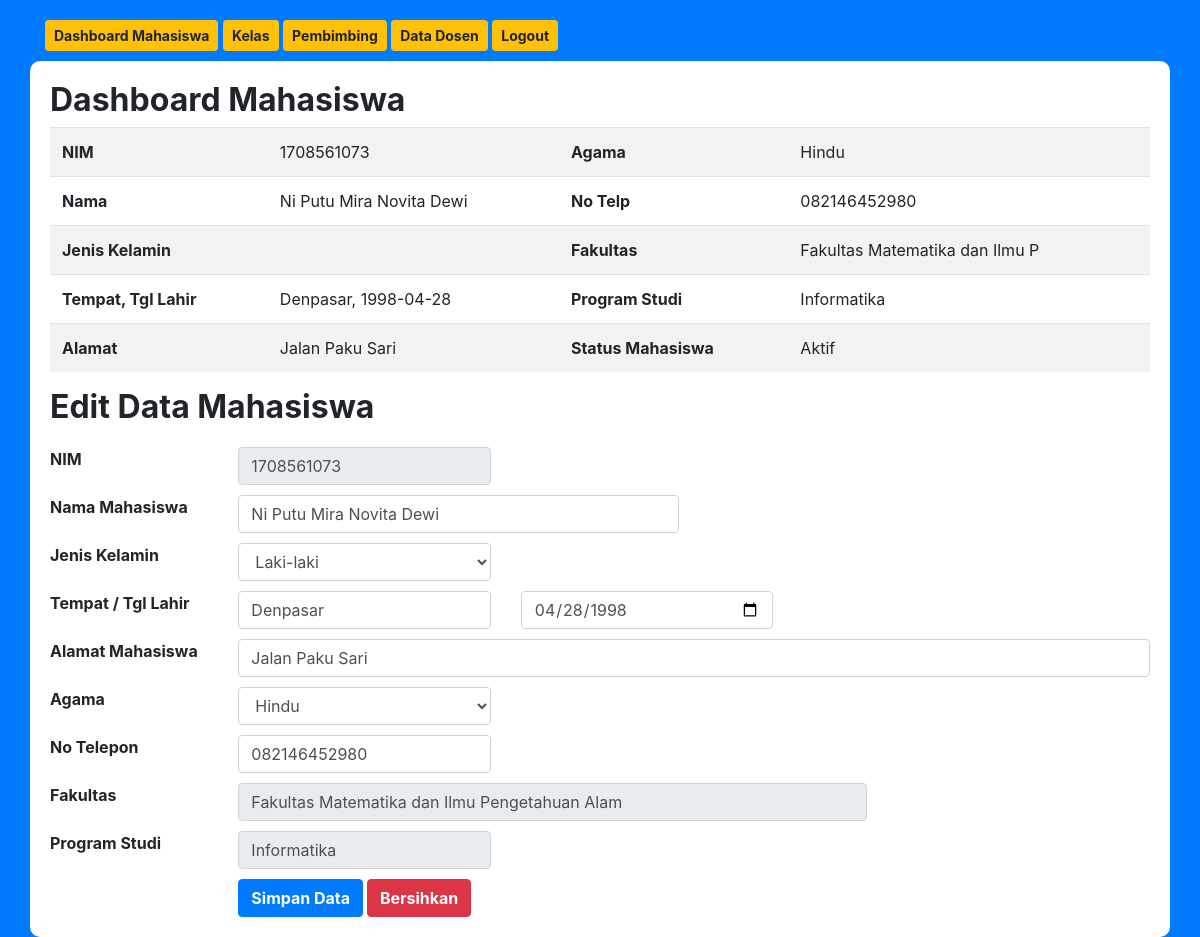
The page /mhsEditProfile.php (signed in) on the database its author committed.
### tables this page shows
CREATE TABLE `mahasiswa` (
  `nim` varchar(10) NOT NULL,
  `nama` varchar(50) DEFAULT NULL,
  `jk` enum('P','L') DEFAULT NULL,
  `tmp_lahir` varchar(30) DEFAULT NULL,
  `tgl_lahir` date DEFAULT NULL,
  `alamat` varchar(100) DEFAULT NULL,
  `agama` varchar(10) DEFAULT NULL,
  `no_telp` varchar(15) DEFAULT NULL,
  `fakultas` varchar(30) DEFAULT NULL,
  `prodi` varchar(30) DEFAULT NULL,
  `status_mhs` varchar(20) DEFAULT NULL
);

### mhsEditProfile.php (the view, shortened to what this page needs)
<?php
$id     = $_SESSION['idUser'];
?>
<!doctype html>
<html lang="en">
  <head>
    <link rel="stylesheet" type="text/css" href="css/bootstrap.min.css">
    <link rel="stylesheet" type="text/css" href="css/style.css">
  </head>
  <body>
    <div class="container" style="margin-top:20px;">
        <a href="mhsDashboard.php"><button class="btn btn-warning btn-sm"><b>Dashboard Mahasiswa</b></button></a>
        <a href="mhsKelas.php"><button class="btn btn-warning btn-sm"><b>Kelas</b></button></a>
        <a href="mhsPembimbing.php"><button class="btn btn-warning btn-sm"><b>Pembimbing</b></button></a>
        <a href="mhsViewDosen.php"><button class="btn btn-warning btn-sm"><b>Data Dosen</b></button></a>
        <a href="logout.php"><button class="btn btn-warning btn-sm"><b>Logout</b></button></a>
    </div>
    <div class="container" style="background: #fff; padding: 20px; border-radius: 10px; margin-top: 10px;">
    <h2><b>Dashboard Mahasiswa</b></h2>
    <?php
            include 'connect.php';
            $getData    = mysqli_query($conn, "SELECT nim, nama, jk, tmp_lahir, tgl_lahir, alamat, agama, no_telp, fakultas, prodi, status_mhs FROM mahasiswa WHERE nim='$id'");
            $data       = mysqli_fetch_array($getData);
            $nim        = $data['nim'];
            $nama       = $data['nama'];
            $jk         = $data['jk'];
            $tmp_lahir  = $data['tmp_lahir'];
            $tgl_lahir  = $data['tgl_lahir'];
            $alamat     = $data['alamat'];
            $agama      = $data['agama'];
            $no_telp    = $data['no_telp'];
            $fakultas   = $data['fakultas'];
            $prodi      = $data['prodi'];
            $status_mhs = $data['status_mhs'];
        ?>
        <table class="table table-striped">
            <tr>
                <th>NIM</th>
                <td><?php echo $nim; ?></td>
                <th>Agama</th>
                <td><?php echo $agama; ?></td>
            </tr>
            <tr>
                <th>Nama</th>
                <td><?php echo $nama; ?></td>
                <th>No Telp</th>
                <td><?php echo $no_telp; ?></td>
            </tr>
            <tr>
                <th>Jenis Kelamin</th>
                <td><?php echo $jk; ?></td>
                <th>Fakultas</th>
                <td><?php echo $fakultas; ?></td>
            </tr>
            <tr>
                <th>Tempat, Tgl Lahir</th>
                <td><?php echo $tmp_lahir.", ".$tgl_lahir; ?></td>
                <th>Program Studi</th>
                <td><?php echo $prodi; ?></td>
            </tr>
            <tr>
                <th>Alamat</th>
                <td><?php echo $alamat; ?></td>
                <th>Status Mahasiswa</th>
                <td><?php echo $status_mhs; ?></td>
            </tr>
        </table>
        <h2 style="margin-top:10px;"><b>Edit Data Mahasiswa</b></h2>
        <form method="post" id="form-edit">
        <div class="row" style="margin-top:20px;">
            <div class="col-lg-2 col-md-2"><b>NIM</b></div>
            <div class="col-lg-3 col-md-3"><b>
                <input type="text" name="nim" id="nim" class="form-control" placeholder="Masukkan NIM" value="<?php echo $nim; ?>" readonly>
            </b></div>
        </div>
        <div class="row" style="margin-top:10px;">
            <div class="col-lg-2 col-md-2"><b>Nama Mahasiswa</b></div>
            <div class="col-lg-5 col-md-5"><b>
                <input type="text" name="nama" id="nama" class="form-control" placeholder="Masukkan Nama Mahasiswa" value="<?php echo $nama; ?>">
            </b></div>
        </div>
        <div class="row" style="margin-top:10px;">
            <div class="col-lg-2 col-md-2"><b>Jenis Kelamin</b></div>
            <div class="col-lg-3 col-md-3"><b>
                <select name="jk" id="jk" class="form-control">
                    <?php
                        if($jk=="P"){
                            echo "<option value='<?php echo $jk; ?>'>Perempuan</option>";
                        }
                        else{
                            echo "<option value='<?php echo $jk; ?>'>Laki-laki</option>";
                        }
                    ?>
                </select>
            </b></div>
        </div>
        <div class="row" style="margin-top:10px;">
            <div class="col-lg-2 col-md-2"><b>Tempat / Tgl Lahir</b></div>
            <div class="col-lg-3 col-md-3"><b>
                <input type="text" name="tmp_lahir" id="tmp_lahir" class="form-control" placeholder="Masukkan Tempat Lahir" value="<?php echo $tmp_lahir; ?>">
            </b></div>
            <div class="col-lg-3 col-md-3"><b>
                <input type="date" name="tgl_lahir" id="tgl_lahir" class="form-control" placeholder="Masukkan Tanggal Lahir" value="<?php echo $tgl_lahir; ?>">
            </b></div>
        </div>
        <div class="row" style="margin-top:10px;">
            <div class="col-lg-2 col-md-2"><b>Alamat Mahasiswa</b></div>
            <div class="col-lg-10 col-md-10"><b>
                <input type="text" name="alamat" id="alamat" class="form-control" placeholder="Masukkan Alamat" value="<?php echo $alamat; ?>">
            </b></div>
        </div>
        <div class="row" style="margin-top:10px;">
            <div class="col-lg-2 col-md-2"><b>Agama</b></div>
            <div class="col-lg-3 col-md-3"><b>
            <select name="agama" id="agama" class="form-control">
                <option value="<?php echo $agama; ?>"><?php echo $agama; ?></option>
                </select>
            </b></div>
        </div>
        <div class="row" style="margin-top:10px;">
            <div class="col-lg-2 col-md-2"><b>No Telepon</b></div>
            <div class="col-lg-3 col-md-3"><b>
                <input type="text" name="no_telp" id="no_telp" class="form-control" placeholder="Masukkan No Telepon" value="<?php echo $no_telp; ?>">
            </b></div>
        </div>
        <div class="row" style="margin-top:10px;">
            <div class="col-lg-2 col-md-2"><b>Fakultas</b></div>
            <div class="col-lg-7 col-md-7"><b>
                <input type="text" name="fakultas" id="fakultas" class="form-control" placeholder="Masukkan Fakultas" value="Fakultas Matematika dan Ilmu Pengetahuan Alam" readonly>
            </b></div>
        </div>
        <div class="row" style="margin-top:10px;">
            <div class="col-lg-2 col-md-2"><b>Program Studi</b></div>
            <div class="col-lg-3 col-md-3"><b>
                <input type="text" name="prodi" id="prodi" class="form-control" placeholder="Masukkan Prodi" value="Informatika" readonly>
            </b></div>
        </div>
        <div class="row" style="margin-top:10px;">
            <div class="col-lg-2 col-md-2"><b></b></div>
            <div class="col-lg-3 col-md-3"><b>
                <button type="submit" class="btn btn-primary" id="btn-submit"><b>Simpan Data</b></button>
                <button type="reset" class="btn btn-danger"><b>Bersihkan</b></button>
            </b></div>
        </div>
        </form>
    </div>
  </body>
</html>

### css/style.css (style rules this page uses)
body { background-color: #007bff; }
a { text-decoration: none; }

### rows shown on the page
mahasiswa: nim "1708561073", agama "Hindu", nama "Ni Putu Mira Novita Dewi", no_telp "082146452980", fakultas "Fakultas Matematika dan Ilmu P", tmp_lahir "Denpasar", tgl_lahir "1998-04-28", prodi "Informatika", alamat "Jalan Paku Sari", status_mhs "Aktif", jk "Laki-laki", tgl_lahir "04/28/1998"
